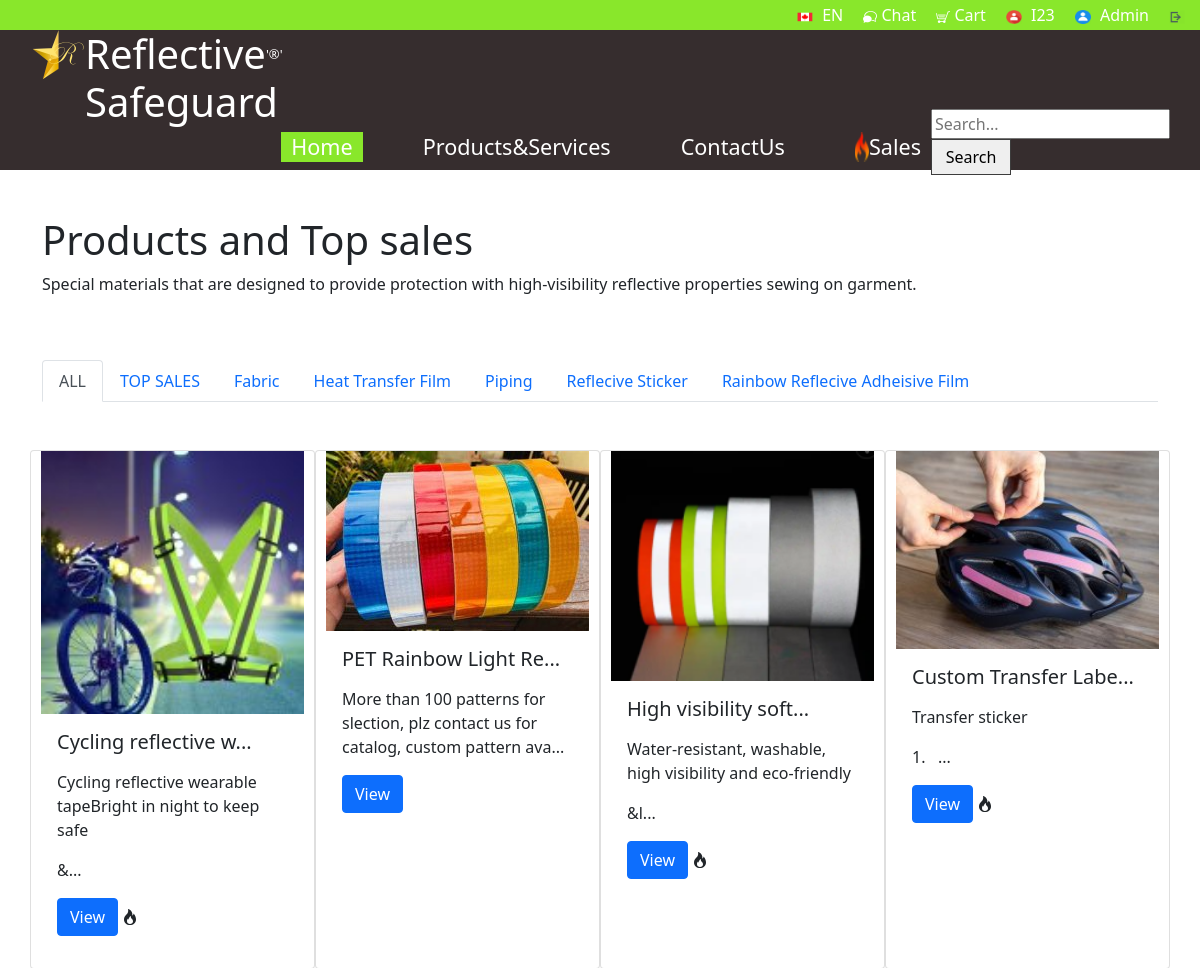
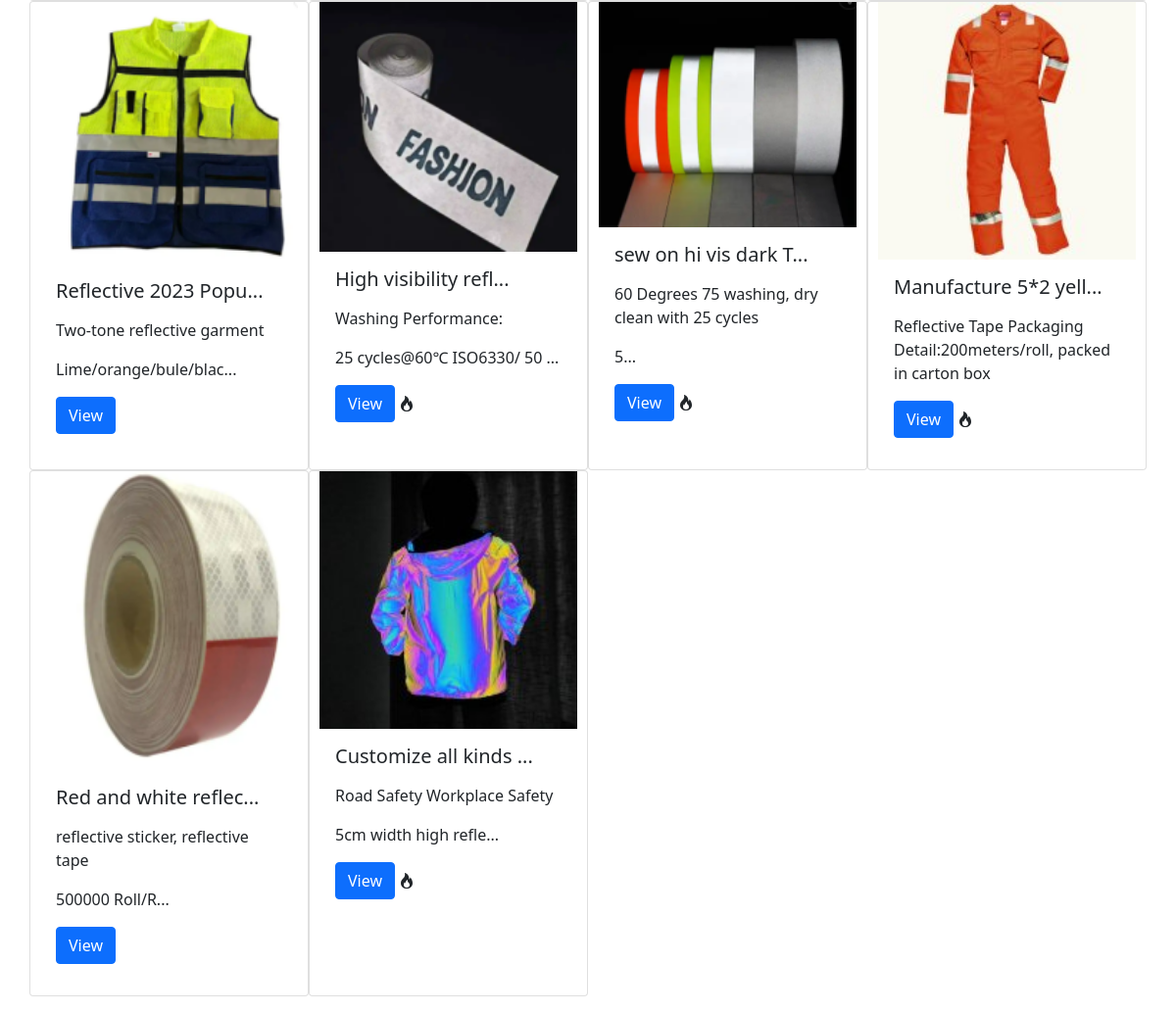
Screenshot of /product-display-user.php (signed in) with the database file from the repository (2 pictures, top to bottom).
### tables this page shows
CREATE TABLE `category`  (
  `category_id` int NOT NULL,
  `category_name` text NOT NULL,
  `create_time` timestamp NOT NULL DEFAULT CURRENT_TIMESTAMP,
  `update_time` timestamp NOT NULL DEFAULT CURRENT_TIMESTAMP ON UPDATE CURRENT_TIMESTAMP
);

CREATE TABLE `products`  (
  `product_id` int NOT NULL AUTO_INCREMENT,
  `date_time` timestamp NOT NULL DEFAULT CURRENT_TIMESTAMP,
  `update_time` timestamp NOT NULL DEFAULT CURRENT_TIMESTAMP ON UPDATE CURRENT_TIMESTAMP,
  `product_name` text NOT NULL,
  `product_keyfeature` text NOT NULL,
  `product_description` text NOT NULL,
  `product_image` text NOT NULL,
  `top_sales` tinyint(1) NOT NULL,
  `category_id` int NULL DEFAULT NULL,
  PRIMARY KEY (`product_id`) USING BTREE,
  INDEX `category_id`(`category_id` ASC) USING BTREE,
  INDEX `category_id_2`(`category_id` ASC) USING BTREE,
  INDEX `category_id_3`(`category_id` ASC) USING BTREE
);

### product-display-user.php (the view, shortened to what this page needs)
<?php
global $db;
$category_id = (int)filter_input(INPUT_GET, 'category_id', FILTER_SANITIZE_NUMBER_INT);
$is_top_sales = (int)filter_input(INPUT_GET, 'is_top_sales', FILTER_SANITIZE_NUMBER_INT);
$sql = "SELECT * FROM products";
$statement = $db->prepare($sql);
$statement->execute();
$result = $statement->fetchAll();
$sql = "SELECT * FROM category";
$statement = $db->prepare($sql);
$statement->execute();
$categories = $statement->fetchAll();
?>
<!DOCTYPE html>
<html lang="en">
<head>
    <link rel="stylesheet" type="text/css" href="style.css">
    <link href="https://cdn.jsdelivr.net/npm/bootstrap@5.0.2/dist/css/bootstrap.min.css" rel="stylesheet">
</head>
<body>
<div id="nav">
    <?php include('nav.php'); ?>
</div>
<div class="container-fluid" style="margin-top: 200px;">
    <div class="col py-3">
        <div class="container">
            <h1>Products and Top sales</h1>
            <p>Special materials that are designed to provide protection with high-visibility reflective properties sewing on garment.</p>
            <br><br>
            <ul class="nav nav-tabs">
                <li class="nav-item">
                    <a class="nav-link <?php if($category_id == 0 && $is_top_sales == 0) echo "active"?>" aria-current="page" href="#" onclick="filterCategory(0)">ALL</a>
                </li>
                <li class="nav-item">
                    <a class="nav-link <?php if($is_top_sales == 1) echo "active"?>" href="#" onclick="filterTopSales(1)">TOP SALES</a>
                </li>
                <?php foreach ($categories as $category): ?>
                    <li class="nav-item">
                        <a class="nav-link <?php if($category['category_id'] == $category_id) echo "active"?>" href="#"
                           onclick="filterCategory(<?php echo $category['category_id']; ?>)">
                            <?php echo $category['category_name']; ?>
                        </a>
                    </li>
                <?php endforeach; ?>
            </ul>
            <br>
            <br>
            <div class="row" >
                <?php foreach ($result as $row): ?>
                    <?php $id = $row['product_id'];
                    $name = strlen($row['product_name'])>30 ? substr($row['product_name'],0,20)."..." : $row['product_name'];
                    $description = strlen($row['product_description'])>100 ? substr($row['product_description'],0,100)."..." : $row['product_description'];
                    $description= html_entity_decode($description);
                    $image = $row['product_image'];
                    ?>
                    <div class="card" style="width: 25%; padding-right:10px;padding-left: 10px; " >
                        <img class="card-img-center" src="images/uploads/thumbnail-<?php echo $image; ?>" alt="<?php echo $image; ?>">
                        <div class="card-body">
                            <h5 class="card-title"><?php echo $name; ?></h5>
                            <div class="card-text">
                                <p><?php echo html_entity_decode($description); ?></p>
                            </div>
                            <p><a href="product-detail-user.php?id=<?php echo $id; ?>" class="btn btn-primary" role="button">View</a>
                            </p>
                        </div>
                    </div>
                <?php endforeach; ?>
            </div>
        </div>
    </div>
</div>
</body>
</html>

### nav.php (shortened to what this page needs)
<nav>
    <div id ="topnav">
        <div id="topnav-utility-container">
            <nav id="topnav-utility-right" role="navigation" aria-label="Site Utility Navigation">
                <ul class="topnav-utility">
                    <li class="topnav-utility-item-flag" aria-label="Language selector">
                        <a class="topnav-utility-item-flag-link" href="#" title="Canada" aria-label="Click here to change the location or language. Currently on Canada EN">
                            <span class="topnav-utility-item-flag-image">
                                <img class="topnav-utility-item-flag-image" src="images/CanadaFlag.png" alt="Canada">
                            </span>
                            <span class="topnav-utility-item-flag-label">EN</span>
                        </a>
                    </li>
                    <li class="topnav-utility-item-chat">
                        <a class="topnav-utility-item-chat-link" title="Chat" href="contact-us.php">
                            <span class="topnav-utility-item-chat-icon" aria-hidden="true">
                                <img class="topnav-utility-item-chat-icon" src="images/ChatIcon.png" alt="chat">
                            </span>
                            <span class="topnav-utility-item-chat-label">Chat</span>
                        </a>
                    </li>
                    <li class="topnav-utility-item-cart">
                        <a class="topnav-utility-item-cart-link" title="Cart" href="product&service.php" aria-label="Cart">
                            <span class="topnav-utility-item-cart-icon">
                                <img class="topnav-utility-item-cart-icon" src="images/CartIcon.png" alt="cart">
                            </span>
                            <span class="topnav-utility-item-cart-label">Cart</span>
                        </a>
                    </li>
                    <li class="topnav-utility-item-login">
                        <a class="topnav-utility-item-login-link" title="login" href="login.php" aria-label="Login">
                            <span class="topnav-utility-item-flag-image">
                                <img class="topnav-utility-item-flag-image" src="images/loginFlag.png" alt="user login">
                            </span>
                            <?php if(isset($_SESSION['user_id'])): ?>
                                    <span class="topnav-utility-item-login-label"><?php echo $_SESSION['username']; ?></span>
                            <?php else: ?>
                                <span class="topnav-utility-item-login-label">Log In</span>
                            <?php endif ?>
                        </a>
                    </li>
                    <li class="topnav-utility-item-admin">
                        <a class="topnav-utility-item-admin-link" title="admin" href="admin.php" aria-label="admin">
                            <span class="topnav-utility-item-flag-image">
                                <img class="topnav-utility-item-flag-image" src="images/admin.png" alt="login">
                            </span>
                            <?php if(isset($_SESSION['role'])): ?>
                                <span class="topnav-utility-item-admin-label"><?php echo $_SESSION['username']; ?></span>
                            <?php else: ?>
                                <span class="topnav-utility-item-admin-label">Admin</span>
                            <?php endif ?>
                        </a>
                    </li>
                    <?php if(isset($_SESSION['user_id'])): ?>
                    <li class="topnav-utility-item-logout">
                        <a class="topnav-utility-item-logout-link" title="Sign Out" href="signout.php" aria-label="Logout">
                            <span class="topnav-utility-item-flag-image">
                                <img class="topnav-utility-item-flag-image" src="images/sign-out-icon.png" alt="Sign Out">
                            </span>
                    <?php endif ?>
                        </a>
                    </li>
                </ul>
            </nav>
        </div>
        <header id="topnav-nav-container">
            <div id="header-brand">
                <a title="Brand" href="index.php" aria-label="Home page">
                    <ul>
                        <li><img src="images/Logo.png" alt="Reflective® Safeguard"></li>
                        <li><h1>Reflective<span>'®'</span> Safeguard</h1></li>
                    </ul>
                </a>
            </div>
            <nav id="header-nav">
                <div id="header-nav-right">
                    <ul>
                        <li id="current-page"><a href="index.php">Home</a></li>
                        <li><a href="product&service.php">Products&Services</a></li>
                        <li><a href="contact-us.php">ContactUs</a></li>
                        <li><a href="index.php"><img src="images/SalesIcon.png">Sales</a></li>
                    </ul>
                </div>
                <form id="header-nav-left" method="post">
                    <input type="text" id="search" name="search" placeholder="Search...">
                    <button type="submit" class="button_1">Search</button>
                </form>
            </nav>
        </header>
    </div>
</nav>

### style.css (style rules this page uses)
body { margin:0; padding: 0; background: #e3e3e3; font-family: Arial,sans-serif; font-weight: normal; color: #362d2e; }
#topnav { display: flex; flex-direction: column; justify-content: space-between; flex-wrap: nowrap; }
#topnav-utility-container { flex:1; display: flex; background: #89e72b; height: 30px; width: 100%; position: fixed; top: 0; left: 0; border: none; z-index: 100; }
#topnav-utility-right { flex: 1; float: right; margin: 0; padding: 0; list-style: none; }
#topnav-utility-right ul { float: right; margin: 0; padding: 0; list-style: none; }
#topnav-utility-right li { float: left; margin: 0; padding: 0; list-style: none; }
#topnav-utility-right li a { display: block; margin: 0; padding: 0 10px; line-height: 30px; color: #fff; text-decoration: none; }
#topnav-utility-right li span { color: #ffffff; }
.topnav-utility-item-flag-image { display: inline-block; width: 16px; height: 14px; margin: 0 5px 0 0; }
#topnav-nav-container { flex: 1; display: flex; flex-direction: row; justify-content: space-around; flex-wrap: nowrap; margin: 0; padding: 0; width: 100%; height: 140px; position: fixed; top: 30px; z-index: 100; background-color: #362d2e; box-shadow: 5px #8dff64; }
#header-brand { flex:1; float: left; margin: 0; padding: 0; width: 80px; color: #fff; position: relative; top: 0; }
#header-brand a ul { list-style: none; display: inline-flex; }
#header-brand span { font-size: small; position: relative; bottom: 10px; }
#header-brand a { color: #fff; text-decoration: none; }
#header-nav { flex:4; display: flex; flex-direction: row; justify-content: space-between; margin: 0; padding: 0; width: 100%; height: 80px; align-items: center; position: relative; top: 60px; }
#header-nav-right { flex: 1; float: right; margin: 0; padding: 0; list-style: none; }
#header-nav ul { display: inline-flex; margin-left: 50px; padding: 0; list-style: none; position: relative; top: 28px; }
#header-nav li { margin-left: 50px; padding: 0; list-style: none; font-size: large; }
#header-nav li a { font-size: larger; display: inline-flex; flex-wrap: nowrap; margin: 0; padding: 0 10px; line-height: 30px; color: #fff; text-decoration: none; }
#current-page a { background-color: #89e72b; color: #362d2e; }
#header-nav-left { float: left; margin: 0; padding-right: 30px; margin: 0; }
button { margin-right: 10px; padding: 5px; border-radius: 5px; border: 1px solid #3d3d3d; width: 80px; }

### rows the page displays
category: category_name "Fabric"
category: category_name "Heat Transfer Film"
category: category_name "Piping"
category: category_name "Reflecive Sticker"
category: category_name "Rainbow Reflecive Adheisive Film"
products: product_image (picture), product_name "Cycling reflective w...", product_description "Cycling reflective wearable tapeBright in night to keep safe &...", top_sales 1 (drawn)
products: product_image (picture), product_name "PET Rainbow Light Re...", product_description "More than 100 patterns for slection, plz contact us for catalog, custom pattern ava..."
products: product_image (picture), product_name "High visibility soft...", product_description "Water-resistant, washable, high visibility and eco-friendly &l...", top_sales 1 (drawn)
products: product_image (picture), product_name "Custom Transfer Labe...", product_description "Transfer sticker 1. ...", top_sales 1 (drawn)
products: product_image (picture), product_name "Reflective 2023 Popu...", product_description "Two-tone reflective garment Lime/orange/bule/blac..."
products: product_image (picture), product_name "High visibility refl...", product_description "Washing Performance: 25 cycles@60℃ ISO6330/ 50 ...", top_sales 1 (drawn)
products: product_image (picture), product_name "sew on hi vis dark T...", product_description "60 Degrees 75 washing, dry clean with 25 cycles 5...", top_sales 1 (drawn)
products: product_image (picture), product_name "Manufacture 5*2 yell...", product_description "Reflective Tape Packaging Detail:200meters/roll, packed in carton box", top_sales 1 (drawn)
products: product_image (picture), product_name "Red and white reflec...", product_description "reflective sticker, reflective tape 500000 Roll/R..."
products: product_image (picture), product_name "Customize all kinds ...", product_description "Road Safety Workplace Safety 5cm width high refle...", top_sales 1 (drawn)

### other values shown
$_SESSION['username'] "I23"
